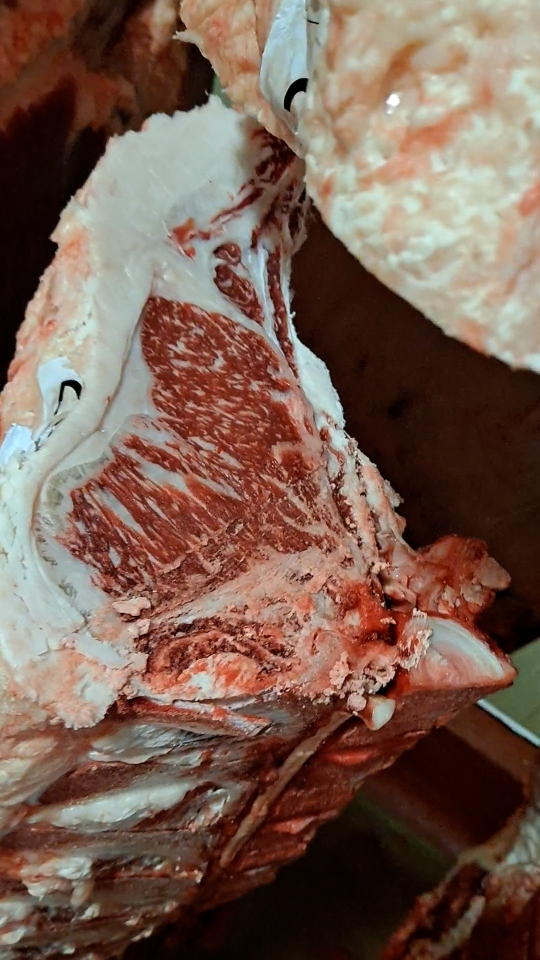
#> input picture sample_data/QC_cow_segmentation_1++_022909.jpg, 1080 x 1920 px, given as the content of the folder ../sample_data/QC_cow_segmentation_1++_022909.jpg, which was not available (shown at 1/2 size)
$ python -i augmentImage.py   (imports and definitions only)
#> lines starting #> are read from the running program, lines starting #| are printed output that depends on the picture; pictures that were not available may be replaced by others from this repository, and a replacement may not be noted
import time
import os
from PIL import Image
# import sys

def image_augmentor(input_path, output_path, v=True, h=True, r=True):
    # [7 lines of commented-out code are left out]

#> called with output_path = 'out.png', v = True, h = True, r = True
    allfiles = len( os.listdir(input_path) )

    for index, filename in enumerate( os.listdir(input_path)):
        if index % 500 == 0:
            print( index, '/', allfiles )
        image = None
        # print("filename:",filename)
        if ".png" in filename.lower() or ".jpg" in filename.lower():
            image = Image.open(input_path+"/"+filename)
#> image is the input picture: PIL image 1080x1920 RGB; mean R, G, B 120.5, 94.2, 81.5

        if image is None:
            continue

        Xdim, Ydim = image.size
#> Xdim = 1080; Ydim = 1920

        file_base, file_extension = filename.split(".")[0], filename.split(".")[-1]

        # 좌우대칭
        if h:
            # 변환된 파일을 저장하기 위해 새로운 이름을 지정
            new_temp_name = f"{file_base}-h.{file_extension}"
            # print("new_temp_name:",new_temp_name)
            # 이미지를 좌우 반전
            image = image.transpose(Image.FLIP_LEFT_RIGHT)
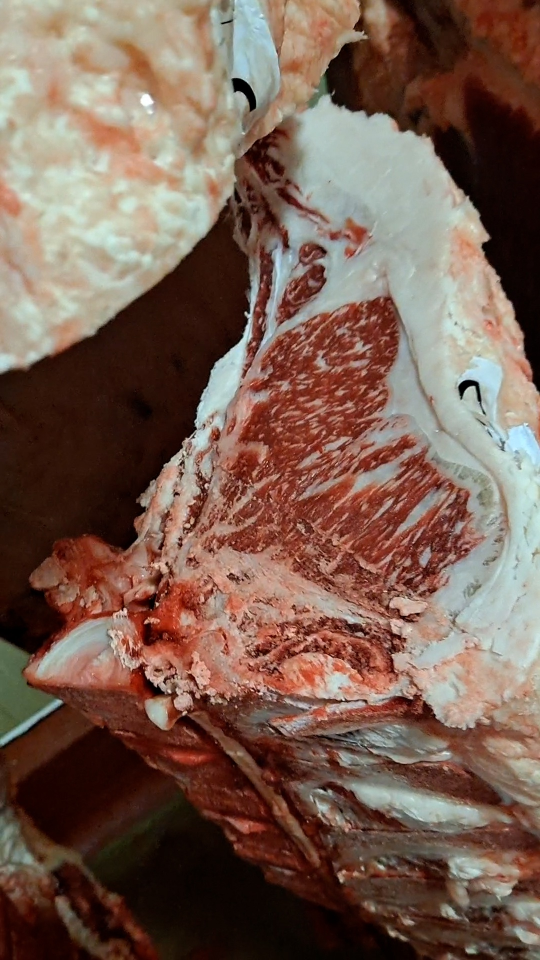
#> image: PIL image 1080x1920 RGB (shown at 1/2 size); mean R, G, B 120.5, 94.2, 81.5

            # 좌우 반전된 이미지를 저장
            image.save(output_path + "/" + new_temp_name)

        # 상하대칭
        if v:
            # 변환된 파일을 저장하기 위해 새로운 이름을 지정
            new_temp_name = f"{file_base}-v.{file_extension}"

            # 이미지를 상하 반전
            image = image.transpose(Image.FLIP_TOP_BOTTOM)
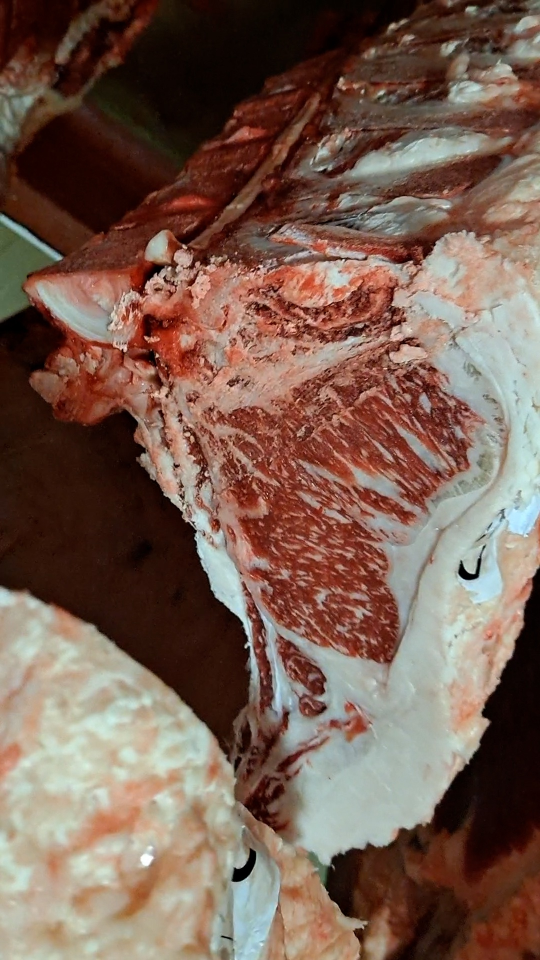
#> image: PIL image 1080x1920 RGB (shown at 1/2 size); mean R, G, B 120.5, 94.2, 81.5

            # 상하 반전된 이미지를 저장
            image.save(output_path + "/" + new_temp_name)


        # 180도 회전
        if r:
            # 변환된 파일을 저장하기 위해 새로운 이름을 지정
            new_temp_name = f"{file_base}-r.{file_extension}"

            #  사진180도 회전
            image = image.rotate(180)

            # 간혹 이미지 크기가 변경된다는 이야기가 있어 resize()를 실행합니다.
            image = image.resize((Xdim, Ydim))

            # 회전 된 이미지를 저장
            image.save(output_path + "/" + new_temp_name)
        image.close()

    # print("Process Done.")

    # end_time = time.time()
    # print("The Job Took " + str(end_time - start_time) + " seconds.")


# [3 lines not run here, left out]

>>> result = image_augmentor('../sample_data/QC_cow_segmentation_1++_022909.jpg', 'out.png')

$ run again, on sample_data/QC_cow_segmentation_1+_054780.jpg
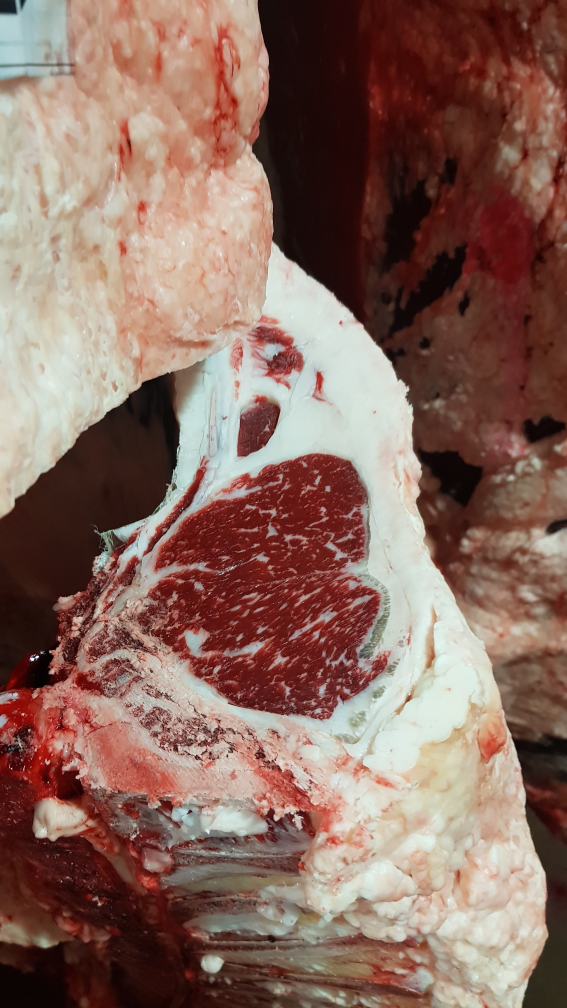
#> input picture sample_data/QC_cow_segmentation_1+_054780.jpg, 2268 x 4032 px, given as the content of the folder ../sample_data/QC_cow_segmentation_1+_054780.jpg, which was not available (shown at 1/4 size)
#> in image_augmentor, image is the input picture: PIL image 2268x4032 RGB; mean R, G, B 137.7, 106.5, 95.7
#> in image_augmentor, `image = image.transpose(Image.FLIP_LEFT_RIGHT)`:
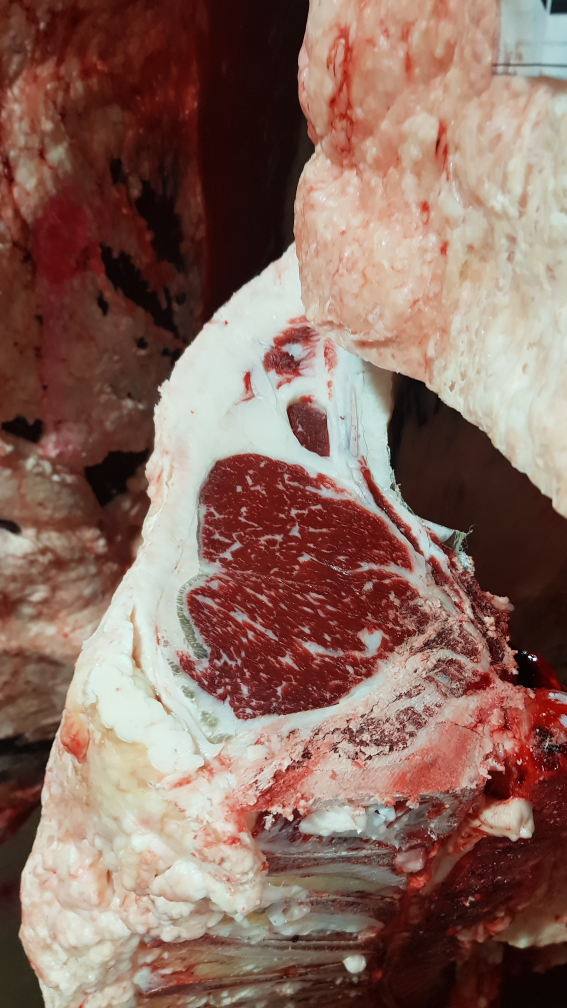
#> image: PIL image 2268x4032 RGB (shown at 1/4 size); mean R, G, B 137.7, 106.5, 95.7
#> in image_augmentor, `image = image.transpose(Image.FLIP_TOP_BOTTOM)`:
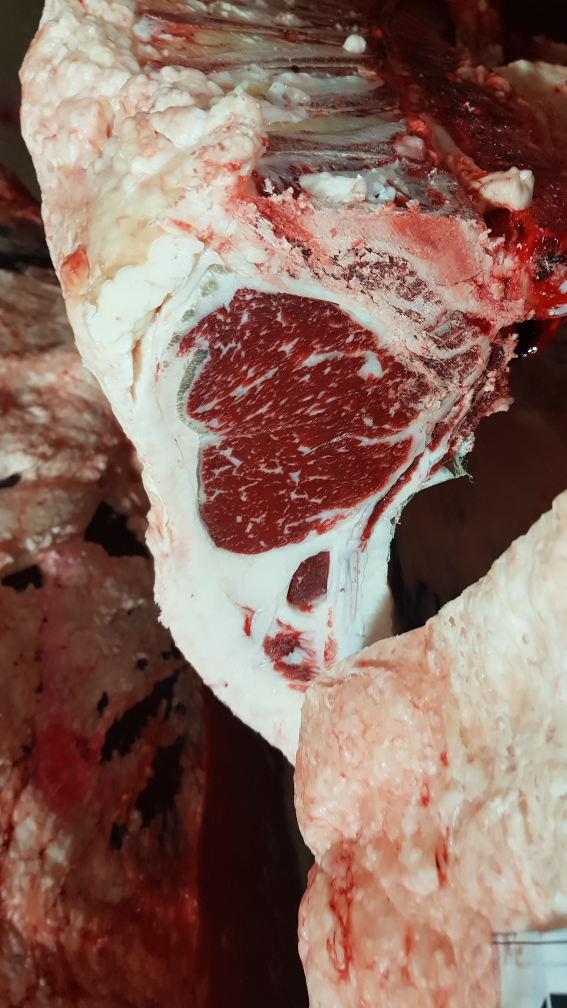
#> image: PIL image 2268x4032 RGB (shown at 1/4 size); mean R, G, B 137.7, 106.5, 95.7

$ run again, on sample_data/QC_cow_segmentation_2_063550.jpg
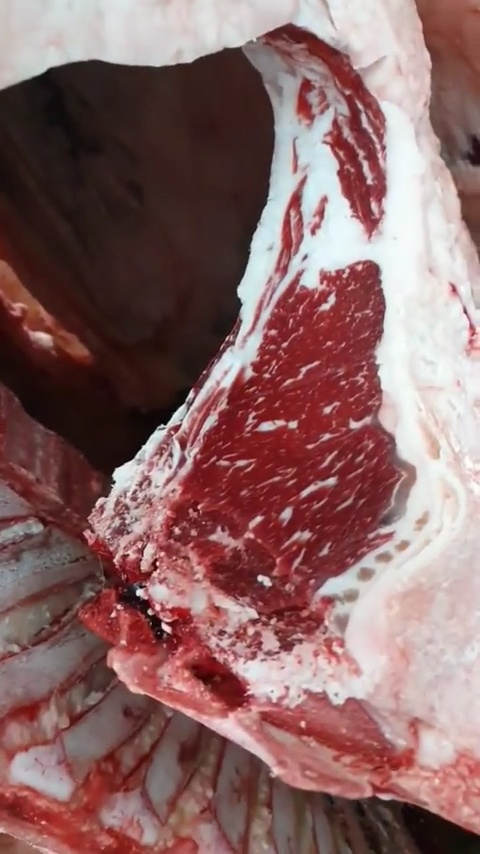
#> input picture sample_data/QC_cow_segmentation_2_063550.jpg, 480 x 854 px, given as the content of the folder ../sample_data/QC_cow_segmentation_2_063550.jpg, which was not available
#> in image_augmentor, image is the input picture: PIL image 480x854 RGB; mean R, G, B 138.3, 102.8, 102.1
#> in image_augmentor, `image = image.transpose(Image.FLIP_LEFT_RIGHT)`:
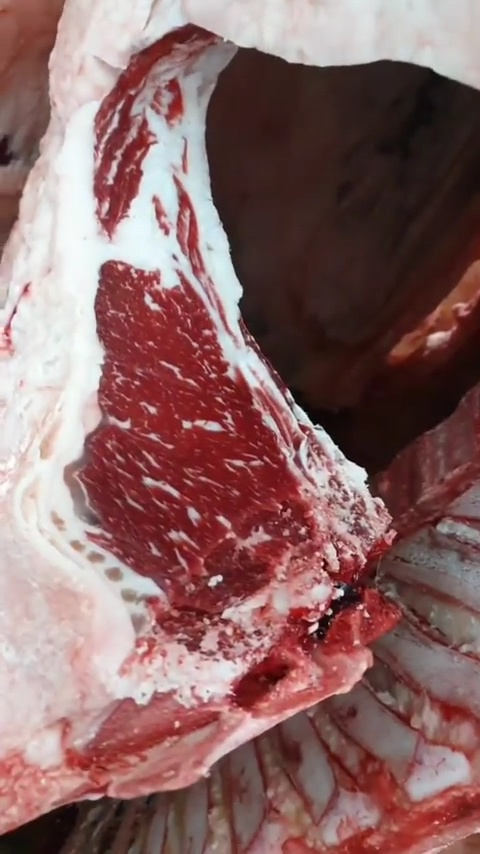
#> image: PIL image 480x854 RGB; mean R, G, B 138.3, 102.8, 102.1
#> in image_augmentor, `image = image.transpose(Image.FLIP_TOP_BOTTOM)`:
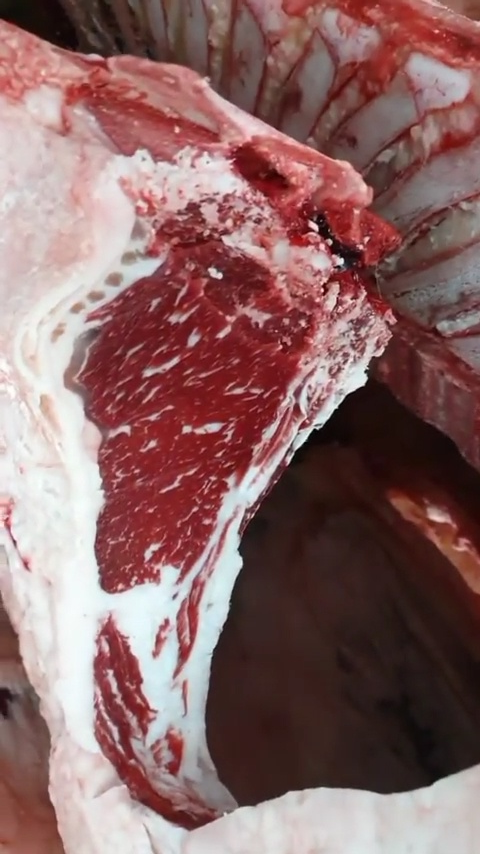
#> image: PIL image 480x854 RGB; mean R, G, B 138.3, 102.8, 102.1

$ run again, on sample_data/QC_pig_segmentation_1+_005015.jpg
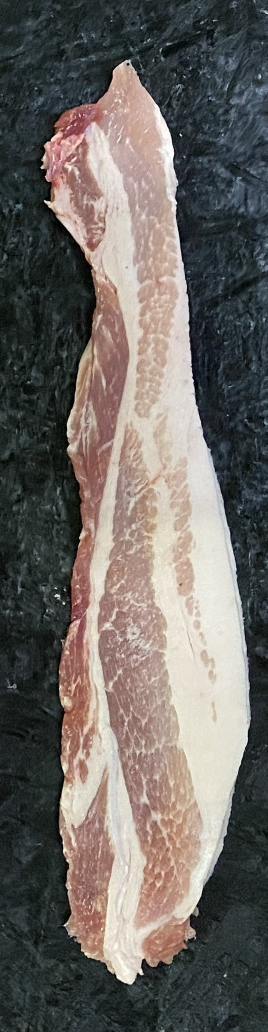
#> input picture sample_data/QC_pig_segmentation_1+_005015.jpg, 535 x 2064 px, given as the content of the folder ../sample_data/QC_pig_segmentation_1+_005015.jpg, which was not available (shown at 1/2 size)
#> in image_augmentor, image is the input picture: PIL image 535x2064 RGB; mean R, G, B 107.5, 102.7, 98.6
#> in image_augmentor, `image = image.transpose(Image.FLIP_LEFT_RIGHT)`:
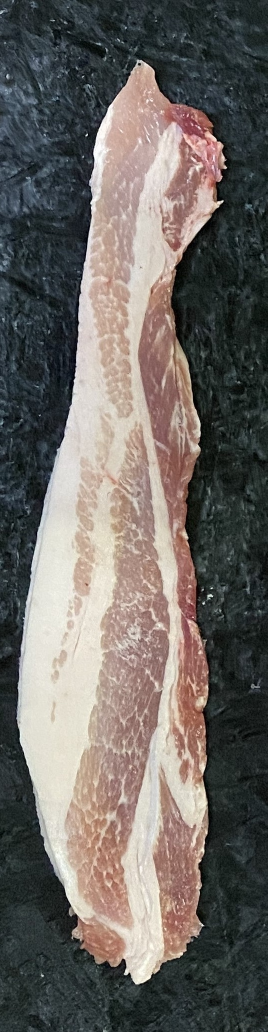
#> image: PIL image 535x2064 RGB (shown at 1/2 size); mean R, G, B 107.5, 102.7, 98.6
#> in image_augmentor, `image = image.transpose(Image.FLIP_TOP_BOTTOM)`:
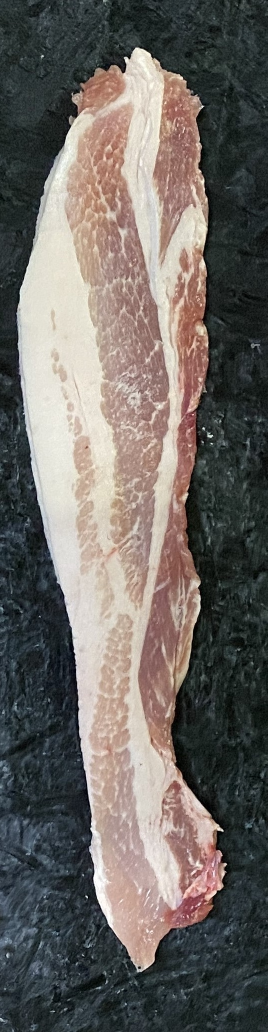
#> image: PIL image 535x2064 RGB (shown at 1/2 size); mean R, G, B 107.5, 102.7, 98.6
